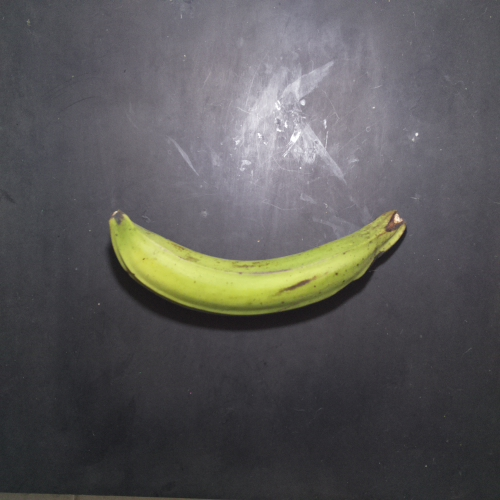
#> input picture python/segmentacion/foto_1.jpg, 500 x 500 px
$ python prueba1.py   (older library calls are emulated)
#> lines starting #> are read from the running program, lines starting #| are printed output that depends on the picture; after the words box and inside, x2 and y2 are one past the last pixel; in counts of white or black regions, pixels touching at a corner belong together
from skimage import io
import matplotlib.pyplot as plt
import numpy as np
from skimage.color import rgb2grey

img=io.imread("foto_1.jpg")
#> img is the input picture: shape (500, 500, 3); mean R, G, B 89.2, 88, 88.5
fondo=io.imread("foto_fondo.jpg")
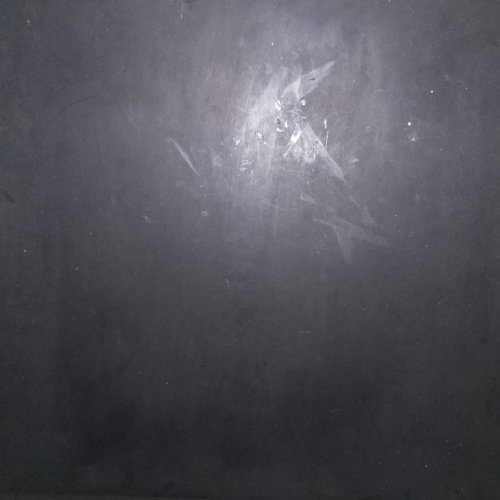
#> input picture python/segmentacion/foto_fondo.jpg, 500 x 500 px
#> fondo is the input picture: shape (500, 500, 3); mean R, G, B 82.5, 81.6, 88.7

img =  rgb2grey(img)
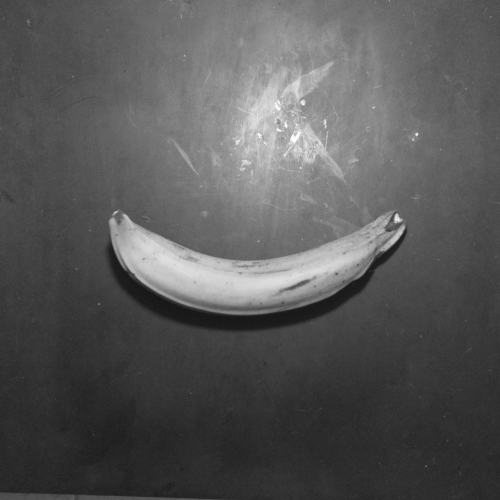
#> img: shape (500, 500) float64; min 0.0865, max 1, mean 0.346
fondo =  rgb2grey(fondo)
#> fondo: shape (500, 500) float64

n=img.shape
#> n = (500, 500)
s=np.zeros(n)
print(img.shape)
#| (500, 500)
print(fondo.shape)
#| (500, 500)
print(s.shape)
#| (500, 500)
for x in range(n[0]):
    for y in range(n[1]):
        s[x][y]=img[x][y]- fondo[y][x]
        if s[x][y]*255 <= 30:
            s[x][y]=0
        else:
            s[x][y]=255
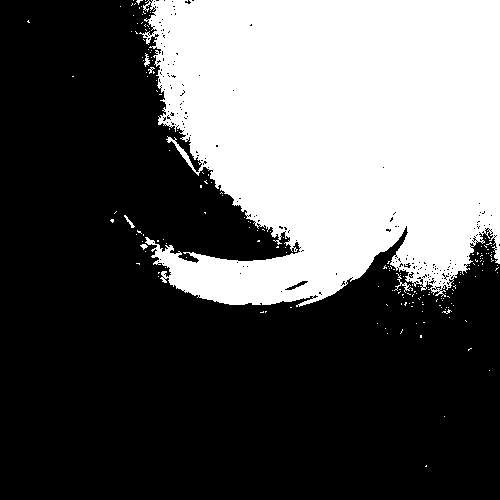
#> s: shape (500, 500) float64; 35.3% white; 184 white regions (178 under 20 px), largest, box (x1, y1, x2, y2) and area: (139, 0, 500, 307) 87744, (394, 273, 413, 293) 76, (144, 53, 150, 67) 42, (124, 215, 135, 228) 40, (140, 244, 148, 250) 26, (148, 67, 155, 74) 20

s=s*255
print(s)
#> (printed output is left out)
io.imshow(s)
io.show()
